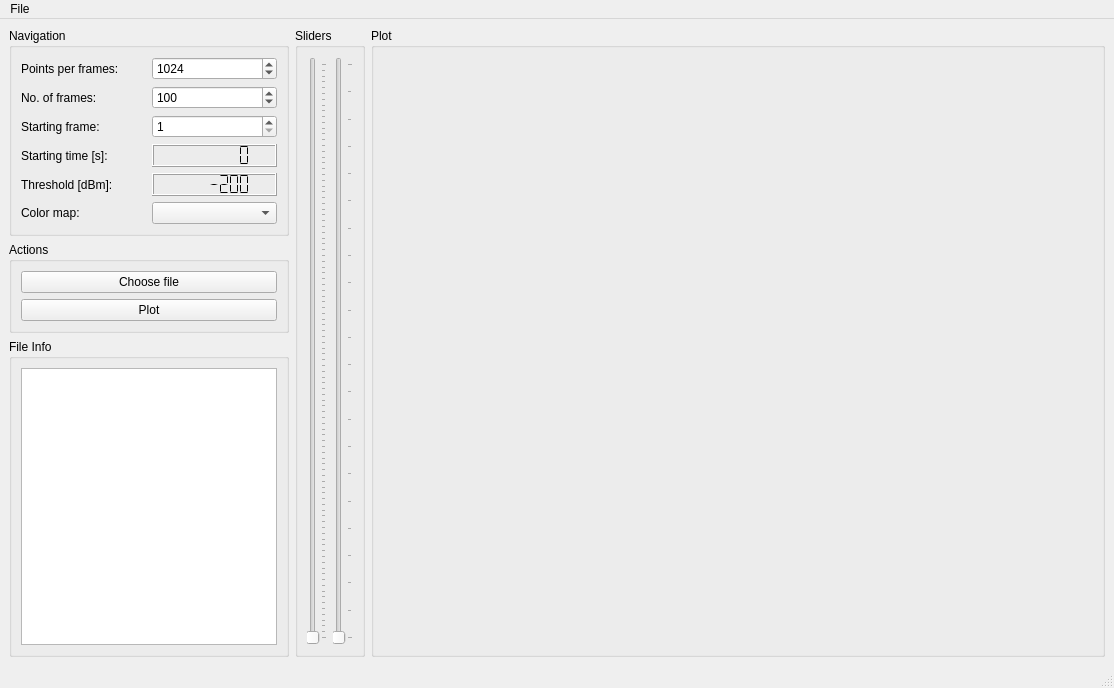
<?xml version="1.0" encoding="UTF-8"?>
<ui version="4.0">
 <class>MainWindow</class>
 <widget class="QMainWindow" name="MainWindow">
  <property name="geometry">
   <rect>
    <x>0</x>
    <y>0</y>
    <width>1114</width>
    <height>688</height>
   </rect>
  </property>
  <property name="windowTitle">
   <string>iqgui</string>
  </property>
  <widget class="QWidget" name="centralwidget">
   <layout class="QHBoxLayout" name="horizontalLayout_2">
    <item>
     <layout class="QVBoxLayout" name="verticalLayout_2">
      <item>
       <widget class="QGroupBox" name="groupBox">
        <property name="sizePolicy">
         <sizepolicy hsizetype="Minimum" vsizetype="Preferred">
          <horstretch>0</horstretch>
          <verstretch>0</verstretch>
         </sizepolicy>
        </property>
        <property name="title">
         <string>Navigation</string>
        </property>
        <layout class="QGridLayout" name="gridLayout">
         <item row="2" column="1">
          <widget class="QSpinBox" name="spinBox_sframes">
           <property name="minimum">
            <number>1</number>
           </property>
           <property name="maximum">
            <number>1500</number>
           </property>
           <property name="value">
            <number>1</number>
           </property>
          </widget>
         </item>
         <item row="2" column="0">
          <widget class="QLabel" name="label_3">
           <property name="text">
            <string>Starting frame:</string>
           </property>
          </widget>
         </item>
         <item row="6" column="0">
          <widget class="QLabel" name="label_21">
           <property name="text">
            <string>Color map:</string>
           </property>
          </widget>
         </item>
         <item row="6" column="1">
          <widget class="QComboBox" name="comboBox_color"/>
         </item>
         <item row="0" column="0">
          <widget class="QLabel" name="label_20">
           <property name="text">
            <string>Points per frames:</string>
           </property>
          </widget>
         </item>
         <item row="1" column="1">
          <widget class="QSpinBox" name="spinBox_nframes">
           <property name="maximum">
            <number>10000</number>
           </property>
           <property name="value">
            <number>100</number>
           </property>
          </widget>
         </item>
         <item row="0" column="1">
          <widget class="QSpinBox" name="spinBox_lframes">
           <property name="maximum">
            <number>10000</number>
           </property>
           <property name="value">
            <number>1024</number>
           </property>
          </widget>
         </item>
         <item row="3" column="1">
          <widget class="QLCDNumber" name="lcdNumber_sframes">
           <property name="digitCount">
            <number>7</number>
           </property>
           <property name="segmentStyle">
            <enum>QLCDNumber::Flat</enum>
           </property>
          </widget>
         </item>
         <item row="1" column="0">
          <widget class="QLabel" name="label_2">
           <property name="text">
            <string>No. of frames:</string>
           </property>
          </widget>
         </item>
         <item row="3" column="0">
          <widget class="QLabel" name="label">
           <property name="text">
            <string>Starting time [s]:</string>
           </property>
          </widget>
         </item>
         <item row="5" column="1">
          <widget class="QLCDNumber" name="lcdNumber_thld">
           <property name="digitCount">
            <number>7</number>
           </property>
           <property name="segmentStyle">
            <enum>QLCDNumber::Flat</enum>
           </property>
           <property name="value" stdset="0">
            <double>-200.000000000000000</double>
           </property>
          </widget>
         </item>
         <item row="5" column="0">
          <widget class="QLabel" name="label_4">
           <property name="text">
            <string>Threshold [dBm]:</string>
           </property>
          </widget>
         </item>
        </layout>
       </widget>
      </item>
      <item>
       <widget class="QGroupBox" name="groupBox_5">
        <property name="sizePolicy">
         <sizepolicy hsizetype="Minimum" vsizetype="Preferred">
          <horstretch>0</horstretch>
          <verstretch>0</verstretch>
         </sizepolicy>
        </property>
        <property name="title">
         <string>Actions</string>
        </property>
        <layout class="QVBoxLayout" name="verticalLayout">
         <item>
          <widget class="QPushButton" name="pushButton_choose_file">
           <property name="text">
            <string>Choose file</string>
           </property>
          </widget>
         </item>
         <item>
          <widget class="QPushButton" name="pushButton_replot">
           <property name="text">
            <string>Plot</string>
           </property>
          </widget>
         </item>
        </layout>
       </widget>
      </item>
      <item>
       <widget class="QGroupBox" name="groupBox_2">
        <property name="sizePolicy">
         <sizepolicy hsizetype="Fixed" vsizetype="Preferred">
          <horstretch>0</horstretch>
          <verstretch>0</verstretch>
         </sizepolicy>
        </property>
        <property name="title">
         <string>File Info</string>
        </property>
        <layout class="QGridLayout" name="gridLayout_2">
         <item row="0" column="0">
          <widget class="QTextBrowser" name="textBrowser"/>
         </item>
        </layout>
       </widget>
      </item>
     </layout>
    </item>
    <item>
     <widget class="QGroupBox" name="groupBox_3">
      <property name="sizePolicy">
       <sizepolicy hsizetype="Minimum" vsizetype="Preferred">
        <horstretch>0</horstretch>
        <verstretch>0</verstretch>
       </sizepolicy>
      </property>
      <property name="title">
       <string>Sliders</string>
      </property>
      <layout class="QHBoxLayout" name="horizontalLayout">
       <item>
        <widget class="QSlider" name="verticalSlider_sframes">
         <property name="styleSheet">
          <string notr="true"/>
         </property>
         <property name="orientation">
          <enum>Qt::Vertical</enum>
         </property>
         <property name="invertedAppearance">
          <bool>false</bool>
         </property>
         <property name="tickPosition">
          <enum>QSlider::TicksBelow</enum>
         </property>
         <property name="tickInterval">
          <number>1</number>
         </property>
        </widget>
       </item>
       <item>
        <widget class="QSlider" name="verticalSlider_thld">
         <property name="autoFillBackground">
          <bool>false</bool>
         </property>
         <property name="styleSheet">
          <string notr="true"/>
         </property>
         <property name="minimum">
          <number>-200</number>
         </property>
         <property name="maximum">
          <number>10</number>
         </property>
         <property name="value">
          <number>-200</number>
         </property>
         <property name="orientation">
          <enum>Qt::Vertical</enum>
         </property>
         <property name="invertedControls">
          <bool>false</bool>
         </property>
         <property name="tickPosition">
          <enum>QSlider::TicksBelow</enum>
         </property>
         <property name="tickInterval">
          <number>0</number>
         </property>
        </widget>
       </item>
      </layout>
     </widget>
    </item>
    <item>
     <widget class="QGroupBox" name="groupBox_4">
      <property name="sizePolicy">
       <sizepolicy hsizetype="Expanding" vsizetype="Preferred">
        <horstretch>0</horstretch>
        <verstretch>0</verstretch>
       </sizepolicy>
      </property>
      <property name="title">
       <string>Plot</string>
      </property>
      <layout class="QGridLayout" name="gridLayout_3">
       <item row="0" column="0">
        <widget class="MatplotLibWidget" name="mplWidget" native="true"/>
       </item>
      </layout>
     </widget>
    </item>
   </layout>
  </widget>
  <widget class="QMenuBar" name="menubar">
   <property name="geometry">
    <rect>
     <x>0</x>
     <y>0</y>
     <width>1114</width>
     <height>22</height>
    </rect>
   </property>
   <widget class="QMenu" name="menuFile">
    <property name="title">
     <string>File</string>
    </property>
    <addaction name="separator"/>
    <addaction name="actionAbout"/>
    <addaction name="separator"/>
    <addaction name="actionChoose_file"/>
    <addaction name="actionReplot"/>
    <addaction name="separator"/>
    <addaction name="actionQuit"/>
   </widget>
   <addaction name="menuFile"/>
  </widget>
  <widget class="QStatusBar" name="statusbar"/>
  <action name="actionReplot">
   <property name="text">
    <string>Replot</string>
   </property>
   <property name="shortcut">
    <string>Ctrl+R</string>
   </property>
  </action>
  <action name="actionChoose_file">
   <property name="text">
    <string>Choose file</string>
   </property>
   <property name="shortcut">
    <string>Ctrl+O</string>
   </property>
  </action>
  <action name="actionAbout">
   <property name="text">
    <string>About</string>
   </property>
  </action>
  <action name="actionQuit">
   <property name="text">
    <string>Quit</string>
   </property>
  </action>
 </widget>
 <customwidgets>
  <customwidget>
   <class>MatplotLibWidget</class>
   <extends>QWidget</extends>
   <header>matplotlibwidget.h</header>
   <container>1</container>
  </customwidget>
 </customwidgets>
 <resources/>
 <connections>
  <connection>
   <sender>spinBox_sframes</sender>
   <signal>valueChanged(int)</signal>
   <receiver>verticalSlider_sframes</receiver>
   <slot>setValue(int)</slot>
   <hints>
    <hint type="sourcelabel">
     <x>218</x>
     <y>160</y>
    </hint>
    <hint type="destinationlabel">
     <x>332</x>
     <y>313</y>
    </hint>
   </hints>
  </connection>
  <connection>
   <sender>verticalSlider_sframes</sender>
   <signal>sliderMoved(int)</signal>
   <receiver>spinBox_sframes</receiver>
   <slot>setValue(int)</slot>
   <hints>
    <hint type="sourcelabel">
     <x>332</x>
     <y>313</y>
    </hint>
    <hint type="destinationlabel">
     <x>218</x>
     <y>160</y>
    </hint>
   </hints>
  </connection>
  <connection>
   <sender>verticalSlider_thld</sender>
   <signal>valueChanged(int)</signal>
   <receiver>lcdNumber_thld</receiver>
   <slot>display(int)</slot>
   <hints>
    <hint type="sourcelabel">
     <x>371</x>
     <y>353</y>
    </hint>
    <hint type="destinationlabel">
     <x>222</x>
     <y>229</y>
    </hint>
   </hints>
  </connection>
 </connections>
</ui>
